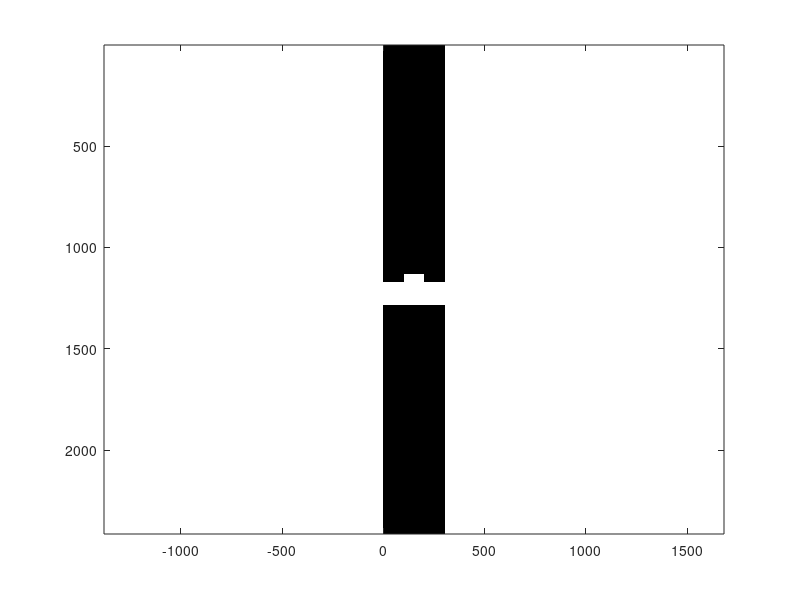

Recreate this plot in MATLAB. (Note: this script raises an error after producing the figure.)
%%%%%%%%%%%%%%%%%%%%%%%%%%%%%%%%%%%%%%%%%%%%%%%%%%%%%%%%%%%%%%%%%%%%%%%%%%%
% GMR_Resonance.m
% This script simulates a 1D GMR Filter to find its resonant wavelength
%%%%%%%%%%%%%%%%%%%%%%%%%%%%%%%%%%%%%%%%%%%%%%%%%%%%%%%%%%%%%%%%%%%%%%%%%%%

%%%%%%%%%%%%%%%%%%%%%%%%%%%%%%%%%%%%%%%%%%%%%%%%%%%%%%%%%%%%%%%%%%%%%%%%%%%
%% INITIALIZATION
%%%%%%%%%%%%%%%%%%%%%%%%%%%%%%%%%%%%%%%%%%%%%%%%%%%%%%%%%%%%%%%%%%%%%%%%%%%

% RESTORE STATE
clear all;
close all;
clc;

% OPEN FIGURE WINDOW
fig  = figure('Color','w');

% UNITS
centimeters = 1;
meters      = 1e2 * centimeters;
degrees     = pi/180;
seconds     = 1;
hertz       = 1/seconds;
gigahertz   = 1e9 * hertz;

% CONSTANTS
c0 = 299792458 * meters/seconds;

%%%%%%%%%%%%%%%%%%%%%%%%%%%%%%%%%%%%%%%%%%%%%%%%%%%%%%%%%%%%%%%%%%%%%%%%%%%
%% DASHBOARD
%%%%%%%%%%%%%%%%%%%%%%%%%%%%%%%%%%%%%%%%%%%%%%%%%%%%%%%%%%%%%%%%%%%%%%%%%%%

% SOURCE PARAMETERS
f1          = 1.1 * gigahertz;
f2          = 1.9 * gigahertz;
NFREQ       = 101;
NLAM        = NFREQ;
f0          = linspace(f1,f2,NFREQ);
lam0        = c0./f0;
SRC.theta   = 0 * degrees;
SRC.MODE    = 'E';

% GRATING PARAMETERS
fd      = 1.5 * gigahertz;
lamd    = c0/fd;
L       = 15.342 * centimeters;
t       = 5.588 * centimeters;
d       = 1.999 * centimeters;
f       = 0.326;
er      = 2.35;
ur      = 1.0;

% EXTERNAL MATERIALS
ur1 = 1.0; %permeability in the reflection region
er1 = 1.0; %permittivity in the reflection region
ur2 = 1.0; %permeability in the transmission region
er2 = 1.0; %permittivity in the transmission region

% GRID PARAMETERS
NRES = 100;
BUFZ = 2*max(lam0) * [1 1];
DEV.NPML = [0 0 20 20];

%%%%%%%%%%%%%%%%%%%%%%%%%%%%%%%%%%%%%%%%%%%%%%%%%%%%%%%%%%%%%%%%%%%%%%%%%%%
%% CALCULATE OPTIMIZED GRID
%%%%%%%%%%%%%%%%%%%%%%%%%%%%%%%%%%%%%%%%%%%%%%%%%%%%%%%%%%%%%%%%%%%%%%%%%%%

% CALCULATE REFRACTIVE INDICES
nr1 = sqrt(ur1 * er1);
nr2 = sqrt(ur2 * er2);
nr  = sqrt(ur * er);
nmax    = max([nr nr1 nr2]);

% RESOLVE FOR MINIMUM WAVELENGTH
lam_min = min(lam0);

% COMPUTE INITIAL GRID RESOLUTION
dx      = lam_min/nmax/NRES;
dy      = lam_min/nmax/NRES;

% SNAP GRID TO CRITICAL DIMENSION
Nx      = 2*ceil(L/dx/2) + 1; % Ensure grid is always odd
dx      = L/Nx;
Ny      = ceil(d/dy); 
dy      = d/Ny; % Recalculate resolution

% COMPUTE GRID SIZE
Sx      = L;
Sy      = d + t + sum(BUFZ);
Ny      = ceil(Sy/dy) + sum(DEV.NPML);
Sy      = Ny * dy;

% COMPUTE 2X GRID
Nx2     = 2 * Nx;
dx2     = dx/2;
Ny2     = 2 * Ny;
dy2     = dy/2;
DEV.RES = [dx2 dy2];

% COMPUTE AXES
xa      = [0:Nx-1]*dx;
xa      = xa - mean(xa);
ya      = [0:Ny-1]*dy;

%%%%%%%%%%%%%%%%%%%%%%%%%%%%%%%%%%%%%%%%%%%%%%%%%%%%%%%%%%%%%%%%%%%%%%%%%%%
%% BUILD DEVICE ON 2X GRID
%%%%%%%%%%%%%%%%%%%%%%%%%%%%%%%%%%%%%%%%%%%%%%%%%%%%%%%%%%%%%%%%%%%%%%%%%%%

% INITIALIZE MATERIAL ARRAYS
DEV.ER2     = er1 * ones(Nx2,Ny2);
DEV.UR2     = ur1 * ones(Nx2,Ny2);

% COMPUTE START AND STOP INDICES
% X Indices
wx  = round(f*Nx2);
nx1 = round((Nx2-wx)/2);
nx2 = nx1 + wx - 1;

% Y Indices
ny1 = 2*DEV.NPML(3) + round(BUFZ(1)/dy2) + 1;
ny2 = ny1 + round(d/dy2) - 1;
ny3 = ny2 + round(t/dy2) - 1;

% INCORPORATE GRATING
DEV.ER2(:,ny2:ny3) = er;
DEV.ER2(nx1:nx2,ny1:ny2) = er;

imagesc(DEV.ER2');
axis equal tight;
colormap('Gray');
drawnow;

%%%%%%%%%%%%%%%%%%%%%%%%%%%%%%%%%%%%%%%%%%%%%%%%%%%%%%%%%%%%%%%%%%%%%%%%%%%
%% IMPLEMENT FDFD
%%%%%%%%%%%%%%%%%%%%%%%%%%%%%%%%%%%%%%%%%%%%%%%%%%%%%%%%%%%%%%%%%%%%%%%%%%%

% INITIALIZE AUXILIAY ARRAYS
REF = zeros(1,NLAM);
TRN = zeros(1,NLAM);
CON = zeros(1,NLAM);

display('============================');
display('Now Entering FDFD Simulation');
display('============================');

% PARAMETER SWEEP LOOP
for i = 1 : NLAM
    
    tic
    % CHANGE VALUE OF FREQUENCY INSIDE SOURCE STRUCTURE
    SRC.lam0 = lam0(i);
    
    % PERFORM FDFD ANALYSIS
    DAT = fdfd2d(DEV,SRC);
    clc;
    display('============================================');
    display(['Finished ' num2str(i) 'th Backwards Divide']);
    display('============================================');
    REF(i) = DAT.REF;
    TRN(i) = DAT.TRN;
    CON(i) = DAT.CON;
    time = toc;
    disp(['Estimated Time: ' num2str(time*(NLAM-i)/60) ' minutes']);
    disp([num2str(i) ' out of ' num2str(NLAM) ' Iterations']);
    
end

% DISPLAY FINAL ANSWER
figure('Color','w');
a = plot(f0,REF,'LineWidth',1.5,'Color','r');
hold on;
a2 = plot(f0,TRN,'LineWidth',1.5,'Color','b');
a3 = plot(f0,CON,'LineWidth',1.5,'Color','k');
hold off;
a4 = get(a(1),'Parent');
set(a4,'FontSize',11);
title([ SRC.MODE ' Mode Simulation at ' num2str(SRC.theta) '$^{\circ}$'],...
    'Interpreter','LaTex','FontSize',16);
xlabel('$\textrm{Frequency (GHz)}$','Interpreter','LaTex','FontSize',12);
ylabel('$\textrm{Amplitude}$','Rotation',90,'Interpreter',...
    'LaTex','FontSize',12);
ylim([0 1.05]);
a = legend('Reflectance','Transmittance','Conservation');
set(a,'Box','off','FontSize',10.5,'Location','West');
